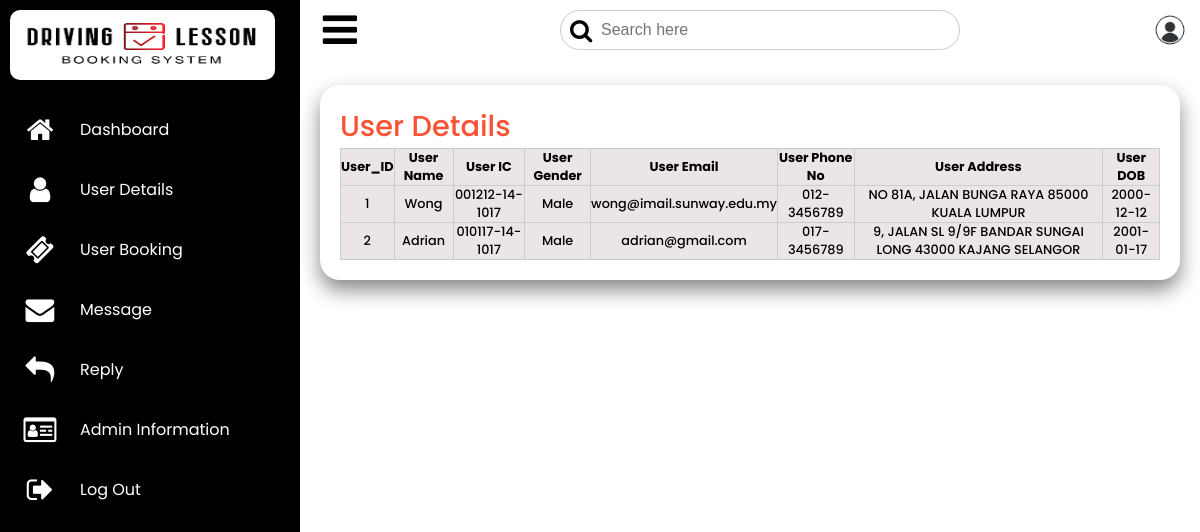
The page /staff/userdetails.php on the database its author committed.
### tables this page shows
CREATE TABLE `user` (
  `user_id` int(11) NOT NULL,
  `user_name` varchar(100) NOT NULL,
  `user_nric` varchar(22) NOT NULL,
  `user_dob` date NOT NULL,
  `user_gender` varchar(10) NOT NULL,
  `user_email` varchar(50) NOT NULL,
  `user_phonenum` varchar(20) NOT NULL,
  `user_location` varchar(500) NOT NULL,
  `user_learner` varchar(10) DEFAULT NULL,
  `user_password` varchar(100) NOT NULL,
  `user_password_2` varchar(100) DEFAULT NULL,
  `user_name_2` varchar(100) NOT NULL,
  `tnc1` varchar(10) DEFAULT NULL,
  `tnc2` varchar(10) DEFAULT NULL,
  `user_dri` varchar(500) NOT NULL,
  `user_packages` varchar(500) NOT NULL,
  `instructor` varchar(10) NOT NULL,
  `transportation_service` varchar(10) NOT NULL,
  `lesson_start_date` varchar(50) NOT NULL,
  `ava_time` varchar(50) NOT NULL,
  `user_notes` varchar(1000) NOT NULL,
  `ava_days` varchar(100) NOT NULL,
  `location_city` varchar(100) NOT NULL,
  `postal_code` varchar(10) NOT NULL,
  `location_state` varchar(100) NOT NULL,
  `name_card` varchar(100) NOT NULL,
  `card_num` varchar(20) NOT NULL,
  `card_exp_month` varchar(10) NOT NULL,
  `card_exp_year` varchar(10) NOT NULL,
  `CVC` varchar(10) NOT NULL,
  `user_notes_update` varchar(1000) NOT NULL,
  `user_subject` varchar(100) NOT NULL,
  `user_message` varchar(1000) NOT NULL,
  `message_notify` varchar(5) DEFAULT NULL,
  `update_notify` varchar(5) DEFAULT NULL
);

### staff/userdetails.php (the view, shortened to what this page needs)
<?php
include("../header.php");
include("../dbconnect.php");
$sql = "SELECT * FROM user WHERE user_id";
$result = mysqli_query($conn, $sql);
$resultCheck = mysqli_num_rows($result);
?>
<link rel="stylesheet" href="./css/userdetails.css">
<link rel="stylesheet" href="https://cdnjs.cloudflare.com/ajax/libs/font-awesome/4.7.0/css/font-awesome.min.css">
</head>
<body>
    <div class="container">
        <div class="nav">
            <div class="brand">
                <a href="dashboard.php"><img src="../user/image/logo3.png" class="logo" alt="logo" id="logo"></a>
            </div>
            <ul>
                <li>
                    <a href="dashboard.php">
                        <span class="icon"><i class="fa fa-home"></i></span>
                        <span class="title">Dashboard</span>
                    </a>
                </li>
                <li>
                    <a href="userdetails.php">
                        <span class="icon"><i class="fa fa-user"></i></span>
                        <span class="title">User Details</span>
                    </a>
                </li>
                <li>
                    <a href="userbooking.php">
                        <span class="icon"><i class="fa fa-ticket"></i></span>
                        <span class="title">User Booking</span>
                    </a>
                </li>
                <li>
                    <a href="message.php">
                        <span class="icon"><i class="fa fa-envelope"></i></span>
                        <span class="title">Message</span>
                    </a>
                </li>
                <li>
                    <a href="reply.php">
                        <span class="icon"><i class="fa fa-reply"></i></span>
                        <span class="title">Reply</span>
                    </a>
                </li>
                <li>
                    <a href="personal.php">
                        <span class="icon"><i class="fa fa-id-card-o"></i></span>
                        <span class="title">Admin Information</span>
                    </a>
                </li>
                <li>
                    <a href="logout.php">
                        <span class="icon"><i class="fa fa-sign-out"></i></span>
                        <span class="title">Log Out</span>
                    </a>
                </li>
            </ul>
        </div>
    <div class="main">
            <div class="topbar">
                <div class="toggle">
                    <i class="fa fa-bars"></i>
                </div>
                <div class="search">
                    <label>
                        <input type="text" placeholder="Search here">
                        <i class="fa fa-search"></i>
                    </label>
                </div>
                <div class="user">
                    <img src="../user/image/ppl_icon.jpg" alt="user_img">
                </div>
            </div>
    <div class="userdetails">
        <div class="recentusers">
            <div class="cardtitle">
                <h2>User Details</h2>
            </div>
                <table>
                    <thead>
                        <tr>
                            <td>User_ID</td>
                            <td>User Name</td>
                            <td>User IC</td>
                            <td>User Gender</td>
                            <td>User Email</td>
                            <td>User Phone No</td>
                            <td>User Address</td>
                            <td>User DOB</td>
                        </tr>
                    </thead>
                    <tbody>
                    <?php
                        if($resultCheck > 0) {
                            while ($userDetails = mysqli_fetch_assoc($result)) {
                    ?>
                        <tr>
                            <td><?php echo $userDetails["user_id"]; ?></td>
                            <td><?php echo $userDetails["user_name"]; ?></td>
                            <td><?php echo $userDetails["user_nric"]; ?></td>
                            <td><?php echo $userDetails["user_gender"]; ?></td>
                            <td><?php echo $userDetails["user_email"]; ?></td>
                            <td><?php echo $userDetails["user_phonenum"]; ?></td>
                            <td><?php echo $userDetails["user_location"]; ?></td>
                            <td><?php echo $userDetails["user_dob"]; ?></td>
                        </tr>
                    <?php
                    }
                }
                ?>
                    </tbody>
                </table>
    </div>
</body>
</html>

### staff/css/userdetails.css (style rules this page uses)
* { padding: 0; margin: 0; box-sizing: border-box; }
:root { --orange: rgb(250, 82, 52); --white: white; --grey: rgb(110, 107, 107); --black: black; --grey2: rgb(236, 229, 229); }
html { font-family: 'Poppins', sans-serif; font-size: 16px; }
a { text-decoration: none; }
body { min-height: 100vh; overflow-x: hidden; }
.container { position: relative; width: 100%; }
.nav { position: fixed; width: 300px; height: 100%; background: var(--black); border-left: 10px solid var(--black); transition: 0.5s; overflow: hidden; }
.brand img { width: 265px; height: 70px; border-radius: 10px; overflow: hidden; margin-top: 10px; }
.nav ul { position: absolute; top: 100px; left: 0; width: 100%; }
.nav ul li { position: relative; width: 100%; list-style: none; border-top-left-radius: 30px; border-bottom-left-radius: 30px; }
.nav ul li a { position: relative; display: block; width: 100%; display: flex; text-decoration: none; color: var(--white); }
.nav ul li a .icon { position: relative; display: block; min-width: 60px; height: 60px; line-height: 70px; text-align: center; }
.nav ul li a .icon i { font-size: 1.8rem; }
.nav ul li a .title { position: relative; display: block; padding: 0 10px; height: 60px; line-height: 60px; text-align: start; white-space: nowrap; }
.main { position: absolute; width: calc(100% - 300px); left: 300px; min-height: 100vh; background: var(--white); transition: 0.5s; }
.topbar { width: 100%; height: 60px; display: flex; justify-content: space-between; align-items: center; padding: 0 10px; }
.toggle { position: relative; width: 60px; height: 60px; display: flex; justify-content: center; align-items: center; font-size: 2.5rem; cursor: pointer; }
.search { position: relative; width: 400px; margin: 0 10px; }
.search label { position: relative; width: 100%; }
.search label input { width: 100%; height: 40px; border-radius: 40px; padding: 5px 20px; padding-left: 40px; font-size: 1rem; outline: none; border: 1px solid #ccc; }
.search label i { position: absolute; top: 0; left: 10px; font-size: 1.5rem; }
.user { position: relative; width: 40px; height: 40px; border-radius: 50%; overflow: hidden; cursor: pointer; }
.user img { position: absolute; top: 0; left: 0; width: 100%; height: 100%; object-fit: cover; }
.userdetails { position: relative; width: 100%; padding: 20px; display: grid; margin-top: 5px; }
.userdetails .recentusers { position: relative; display: grid; background: var(--white); padding: 20px; box-shadow: 0 10px 20px #888888; border-radius: 20px; }
.cardtitle { display: flex; justify-content: space-between; align-items: flex-start; }
.cardtitle h2 { font-weight: 500; font-size: 1.8rem; color: var(--orange); }
.userdetails table { width: 100%; border-collapse: collapse; text-align: center; background-color: var(--grey2); color: white; }
.userdetails table thead td { font-weight: bold; font-size: 0.8rem; border: 1px solid #ccc; }
.userdetails .recentusers table tr { color: var(--black); border-bottom: 1px solid #ccc; }
.userdetails table tbody td { font-weight: 500; font-size: 0.8rem; border: 1px solid #ccc; }

### rows shown on the page
user: user_id "1", user_name "Wong", user_nric "001212-14-1017", user_gender "Male", user_email "wong@imail.sunway.edu.my", user_phonenum "012-3456789", user_location "NO 81A, JALAN BUNGA RAYA 85000 KUALA LUMPUR", user_dob "2000-12-12"
user: user_id "2", user_name "Adrian", user_nric "010117-14-1017", user_gender "Male", user_email "adrian@gmail.com", user_phonenum "017-3456789", user_location "9, JALAN SL 9/9F BANDAR SUNGAI LONG 43000 KAJANG SELANGOR", user_dob "2001-01-17"
